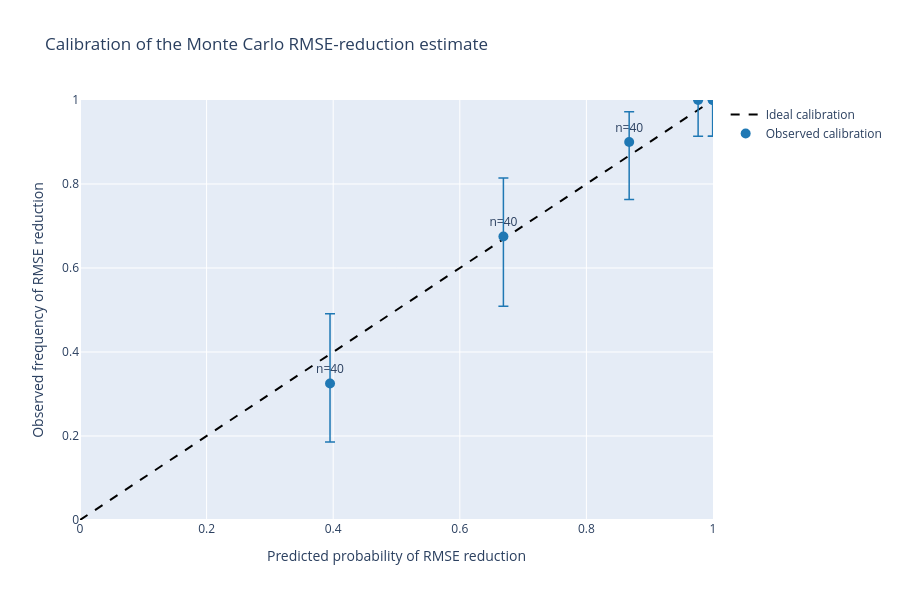

Notebook code cell kept with this figure:
### Markdown cell above
## Calibration plot

If the estimated probabilities were perfectly calibrated, the bin-wise empirical success rate would lie close to the diagonal. The points below come from equal-mass bins, so each interval is supported by a comparable number of archive elements and the uncertainty bars are more interpretable than with sparse fixed-width bins.

### Code cell
centers = np.array([r["mean_prediction"] for r in records])
empirical = np.array([r["empirical"] for r in records])
lower = np.array([r["lower"] for r in records])
upper = np.array([r["upper"] for r in records])
counts = np.array([r["n"] for r in records])

cal_fig = go.Figure()
cal_fig.add_trace(go.Scatter(
    x=[0, 1],
    y=[0, 1],
    mode="lines",
    line=dict(color="black", dash="dash"),
    name="Ideal calibration",
))
cal_fig.add_trace(go.Scatter(
    x=centers,
    y=empirical,
    mode="markers+text",
    text=[f"n={n}" for n in counts],
    textposition="top center",
    marker=dict(size=10, color="#1f78b4"),
    error_y=dict(
        type="data",
        symmetric=False,
        array=upper - empirical,
        arrayminus=empirical - lower,
        thickness=1.5,
        width=5,
    ),
    name="Observed calibration",
))
cal_fig.update_layout(
    title="Calibration of the Monte Carlo RMSE-reduction estimate",
    xaxis_title="Predicted probability of RMSE reduction",
    yaxis_title="Observed frequency of RMSE reduction",
    xaxis=dict(range=[0, 1]),
    yaxis=dict(range=[0, 1]),
    width=900,
    height=600,
)
cal_fig

### Figure 1 — Plotly figure (JSON) as saved in the notebook; plotly's stock layout.template omitted (floating-point values rounded to 4 significant figures)
{"data": [{"line": {"color": "black", "dash": "dash"}, "mode": "lines", "name": "Ideal calibration", "x": [0, 1], "y": [0, 1], "type": "scatter"}, {"error_y": {"array": [0.1663, 0.1393, 0.07207, 0.0, 0.0, 0.0], "arrayminus": [0.1393, 0.1663, 0.1366, 0.08604, 0.08604, 0.08604], "symmetric": false, "thickness": 1.5, "type": "data", "width": 5}, "marker": {"color": "#1f78b4", "size": 10}, "mode": "markers+text", "name": "Observed calibration", "text": ["n=40", "n=40", "n=40", "n=40", "n=40", "n=40"], "textposition": "top center", "x": [0.395, 0.6689, 0.8676, 0.9765, 0.9994, 1.0], "y": [0.325, 0.675, 0.9, 1.0, 1.0, 1.0], "type": "scatter"}], "layout": {"xaxis": {"title": {"text": "Predicted probability of RMSE reduction"}, "range": [0, 1]}, "yaxis": {"title": {"text": "Observed frequency of RMSE reduction"}, "range": [0, 1]}, "title": {"text": "Calibration of the Monte Carlo RMSE-reduction estimate"}, "width": 900, "height": 600}}
